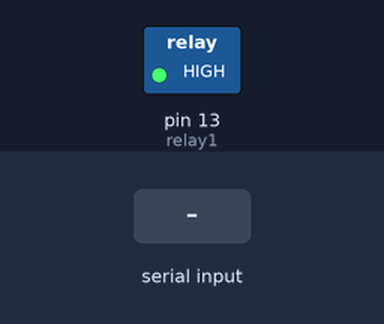
Bench run of a sketch on a simulated Arduino Uno, built with avr-gcc and run on an emulated ATmega328P. Parts: switched loads named in the sketch (green lamp = pin HIGH). The test bench sets the inputs (shaded band).

Above: at 1.2 s.
1.3 s: "*turn on light" received over Serial
At 1.9 s:
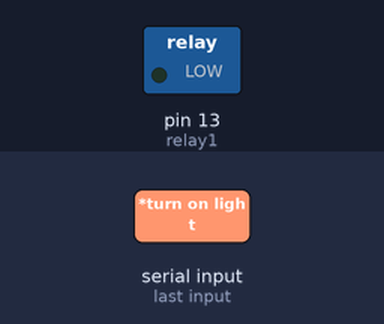
2.9 s: "*turn off light" received over Serial
At 3.5 s:
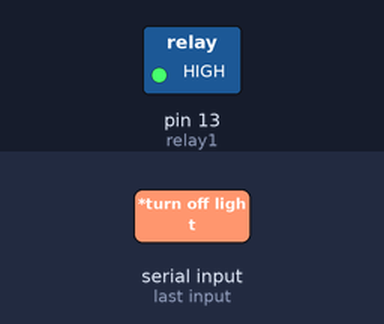
Timing chart, 0 to 5.9 s (numbered marks = the images above; inputs shaded):
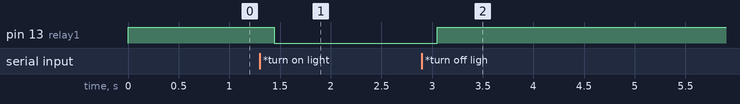

The sketch:

BlUETOOTH_VOICE.ino
```cpp
//SL IDEAS
//https://www.youtube.com/channel/UCsa_AZGAnWCcgYGkkGd_r4w/?sub_confirmation=1'

#define relay1 13    //Connect relay1 to pin 13

String voice;

void setup()
{
  Serial.begin(9600);            //Set rate for communicating with phone
  pinMode(relay1, OUTPUT);       //Set relay1 as an output

  digitalWrite(relay1, HIGH);     //Switch relay1 off

}

void loop()
{
  while (Serial.available()){ //Check if there is an available byte to read
     delay(10); //Delay added to make thing stable
    char c = Serial.read(); //Conduct a serial read
    if (c == '#') {break;} //Exit the loop when the # is detected after the word
    voice += c; //Shorthand for voice = voice + c
  }
  if (voice.length() > 0)
  ////////////////////////////////////////////////////////////////////
  {
    if(voice == "*turn on light"){           //Voice Command to ON Relay 01
      digitalWrite(relay1, LOW);   //Relay 01 ON
      }

    ////////////////////////////////////////////////////////////////////

    else if(voice == "*turn off light") {      //Voice Command to OFF Relay 01
      digitalWrite(relay1, HIGH);   //Relay 01 OFF
    }

    ////////////////////////////////////////////////////////////////////

  voice=""; //Reset the variable after initiating
  }
}
    ////////////////////////////////////////////////////////////////////////

void switchalloff()               //Function for turning OFF all relays
{
  digitalWrite(relay1, HIGH);

}
void switchallon()                //Function for turning ON all relays
{
  digitalWrite(relay1, LOW);

}
```

Measured:
- after the input at 1.3 s, pin 13 (relay1): HIGH → LOW after 0.14 s
- after the input at 2.9 s, pin 13 (relay1): LOW → HIGH after 0.15 s
